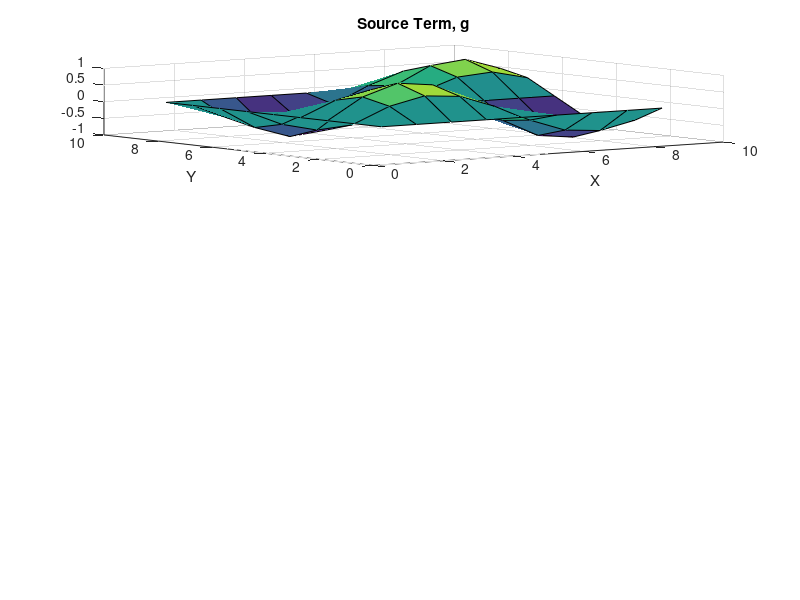

The MATLAB script that drew this image: (Note: this script raises an error after producing the figure.)
clear all
close all
%% Set up the domain and x&y nodes
LX = 1;
LY = 1;

f=3;
NP = 2^f+1;
xLen = LX*NP; yLen = LY*NP;
sxp = linspace(0, LX, xLen); syp = linspace(0, LY, yLen+1); syp(end) = [];
dx = sxp(2)-sxp(1);

plotResults = true;
%% Def Source Term ICs


g0 = zeros(xLen, yLen);
u_exact = zeros(xLen, yLen);

for i=1:xLen
    for j=1:yLen
        g0(i,j) = 1*sin(2*pi/LX.*sxp(i)).*sin(2*pi/LY.*syp(j));%+ 0.1*randn(size(rho(:,1)));
        u_exact(i,j) = -1*((2*pi/LX)^2+(2*pi/LY)^2)^(-1)*sin(2*pi/LX.*sxp(i)).*sin(2*pi/LY.*syp(j));
    end
end
g = fft(g0, size(g0,2), 2);

%{
[X,Y]=meshgrid(sxp,syp);
sig = 10^(0.25);
gauss = @(x, y, sig) exp(-(x.^2 + y.^2)./(sig.^2)); % gaussian centered at 0
g = gauss(mod(X, LX)-5, mod(Y, LX)-5, sig);
%}
if plotResults
    %Plot ICs
    subplot(3,1,1);
    %figure;
    %imagesc(g0);
    surf(g0);
    title('Source Term, g')
    xlabel('X');
    ylabel('Y');
end

%Neumann BCs for u
%1 & -1 for testing but final test should use u=0 BC
u = zeros(xLen, yLen);
u0 = -0*ones(1,yLen); uN = 0*ones(1,yLen);
u(1,:) = fft(u0); u(end,:) = fft(uN);


%% Compute T
%Compute B via x-differencing
BMat = getBMatrix(NP,LX);

TMat = BMat - 2*ones(NP,NP);

%% Compute T_n's and g_n's for all n=1:f levels
T_ni=zeros(xLen, xLen, f);
g_ni=zeros(xLen, yLen, f);

T_ni(:,:, 1) = TMat;
g_ni(:, :, 1) = g;

for n=2:f
    [T_ni(:,:,n), g_ni(:, :, n)] = Tg_next(T_ni(:,:,n-1), g_ni(:,:, n-1), NP, dx);
end

%Display the position, upper BC, and lower BC for each level in our CR
printIndexTest=false;
%Apply CR to solve for u at each level
u = CR_SolveLevels(g_ni, T_ni, u, f, dx, yLen, printIndexTest);
u = ifft(u, size(u,2), 2, 'symmetric');

%u = u*(dx^2 + dx^2);
MaxErr = max(abs(u(:)-u_exact(:)))
if any(isnan(u(:)))
    disp('NAN ERROR')
end
if plotResults
    %Plot result
    subplot(3,1,2);
    %figure;
    %imagesc(u)
    surf(u);
    title('Numerical Solution to Laplace(u) = g, u')
    xlabel('X');
    ylabel('Y');
end
%{
subplot(3,1,3);
%figure;
%imagesc(u)
surf(u_exact);
title('Exact Solution to Laplace(u) = g, u')
xlabel('X');
ylabel('Y');
%}
if plotResults
    subplot(3,1,3);
    surf(u-u_exact);
    title('Error From Exact Solution to Laplace(u) = g, u')
    xlabel('X');
    ylabel('Y');
end

